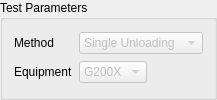
               <widget class="QGroupBox" name="groupBox_14">
                <property name="sizePolicy">
                 <sizepolicy hsizetype="Maximum" vsizetype="Maximum">
                  <horstretch>0</horstretch>
                  <verstretch>0</verstretch>
                 </sizepolicy>
                </property>
                <property name="title">
                 <string>Test Parameters</string>
                </property>
                <layout class="QGridLayout" name="gridLayout_29">
                 <item row="2" column="1">
                  <widget class="QLabel" name="label_35">
                   <property name="text">
                    <string>Equipment</string>
                   </property>
                  </widget>
                 </item>
                 <item row="2" column="2">
                  <widget class="QComboBox" name="comboBox_Equipment_tabHE_FrameStiffness">
                   <property name="enabled">
                    <bool>false</bool>
                   </property>
                   <property name="sizePolicy">
                    <sizepolicy hsizetype="Maximum" vsizetype="Fixed">
                     <horstretch>0</horstretch>
                     <verstretch>0</verstretch>
                    </sizepolicy>
                   </property>
                   <item>
                    <property name="text">
                     <string>G200X</string>
                    </property>
                   </item>
                  </widget>
                 </item>
                 <item row="1" column="1">
                  <widget class="QLabel" name="label_36">
                   <property name="sizePolicy">
                    <sizepolicy hsizetype="Minimum" vsizetype="Minimum">
                     <horstretch>0</horstretch>
                     <verstretch>0</verstretch>
                    </sizepolicy>
                   </property>
                   <property name="maximumSize">
                    <size>
                     <width>16777215</width>
                     <height>16777215</height>
                    </size>
                   </property>
                   <property name="text">
                    <string>Method</string>
                   </property>
                  </widget>
                 </item>
                 <item row="1" column="2">
                  <widget class="QComboBox" name="comboBox_method_tabHE_FrameStiffness">
                   <property name="enabled">
                    <bool>false</bool>
                   </property>
                   <property name="sizePolicy">
                    <sizepolicy hsizetype="MinimumExpanding" vsizetype="Maximum">
                     <horstretch>0</horstretch>
                     <verstretch>0</verstretch>
                    </sizepolicy>
                   </property>
                   <property name="minimumSize">
                    <size>
                     <width>120</width>
                     <height>0</height>
                    </size>
                   </property>
                   <property name="editable">
                    <bool>false</bool>
                   </property>
                   <item>
                    <property name="text">
                     <string>Single Unloading</string>
                    </property>
                   </item>
                   <item>
                    <property name="text">
                     <string>Multi Unloadings</string>
                    </property>
                   </item>
                   <item>
                    <property name="text">
                     <string>CSM</string>
                    </property>
                   </item>
                  </widget>
                 </item>
                </layout>
               </widget>
